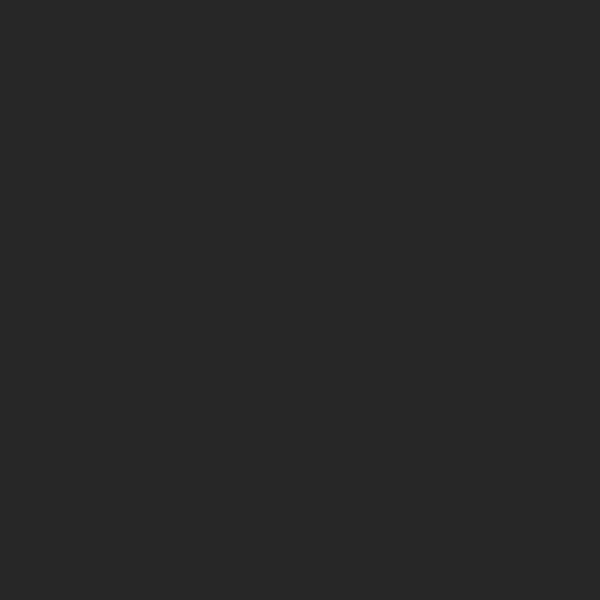
Frame 1 (no input)
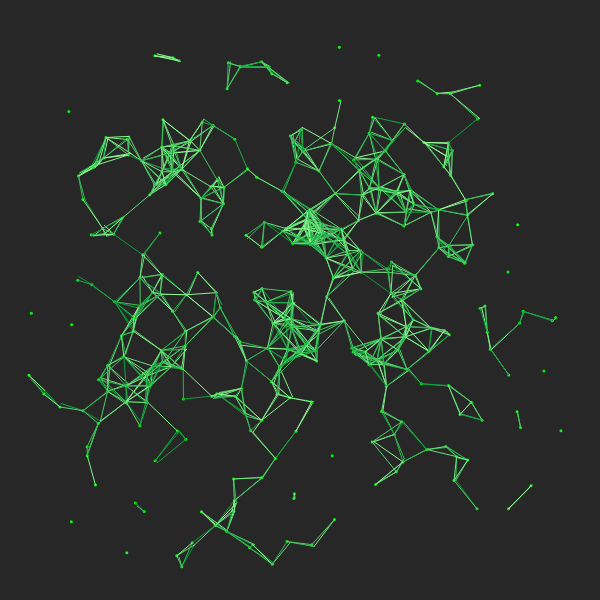
Frame 60 (no input)
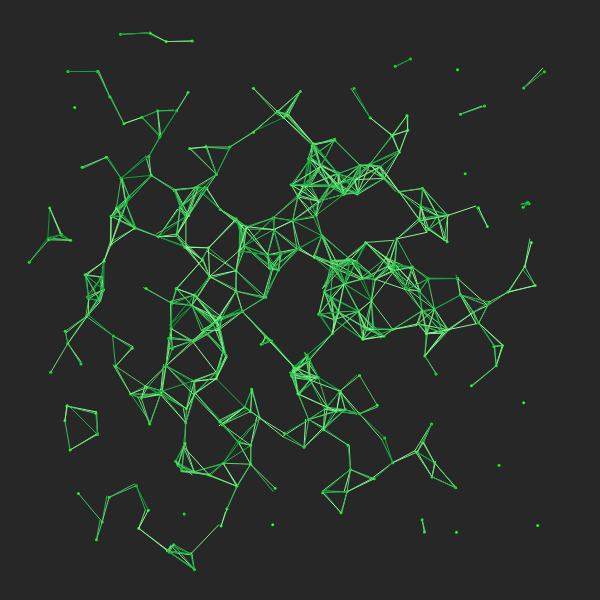
Frame 120 (the mouse pressed at the canvas centre since frame 60)

The p5.js sketch that drew these frames (run headless with seeded random() and noise() and a simulated clock; from frame 60 on, the mouse is pressed at the canvas centre):

// p5.js sketch
// ── sketch.js
let total = 300;
let lineRange = 30;
let ballList = new Array(); 
let fr = 30; //starting FPS

function setup() {

  // Sets the screen to be 600ixels wide and 600 pixels high
  createCanvas(600, 600);
  smooth(8);
  frameRate(fr);
  
  for(let i=0; i<total; i++) {
    ball = new Ball((random(100, width-100)),(random(100, height-100)), (random(1.0, 5.0)));
    ballList.push( ball );
  }

}

function draw() {
  background('#272727');
  
  for (let i=0; i<ballList.length; i++) {
    var b = ballList[i];
    b.move();
    b.display();
    for (let o=1; o<ballList.length; o++)
    {
      b2 = ballList[o];
      if (Math.abs((b.xPos - b2.xPos)) < lineRange && Math.abs((b.yPos - b2.yPos)) < lineRange)
      {
        strokeWeight(1);
        let newColor = lerpColor(color('#99FF99'), color('#009933'), Math.random(1));
        stroke(newColor);
        line(b.xPos, b.yPos, b2.xPos, b2.yPos);
      }
    }
  }
}

class Ball {
  constructor(_xOffSet, _yOffSet, _speed){
    this.theta = 0.0;
    this.speed;
    this.r = 75.0;
    this.x, this.y;
    this.xOffSet, this.yOffSet;
    this.xPos, this.yPos;
    this.clockWise;

    this.xOffSet = parseFloat(_xOffSet);
    this.yOffSet = parseFloat(_yOffSet);
    this.speed = parseFloat(_speed/100);
    this.clockWise = parseInt(random(2));
  }

  display(){
    fill ('#00FF00');
    noStroke();
    ellipse(this.xPos, this.yPos, 3, 3);
  }

  move(){
    this.xPos = parseFloat(this.x) + parseFloat(this.xOffSet);
    this.yPos = parseFloat(this.y) + parseFloat(this.yOffSet);
    this.x = this.r * Math.cos(this.theta);
    this.y = this.r * Math.sin(this.theta);
    
    if (this.clockWise == 1){
      this.theta += this.speed;
    } else {
      this.theta -= this.speed;
    }
  }
}
